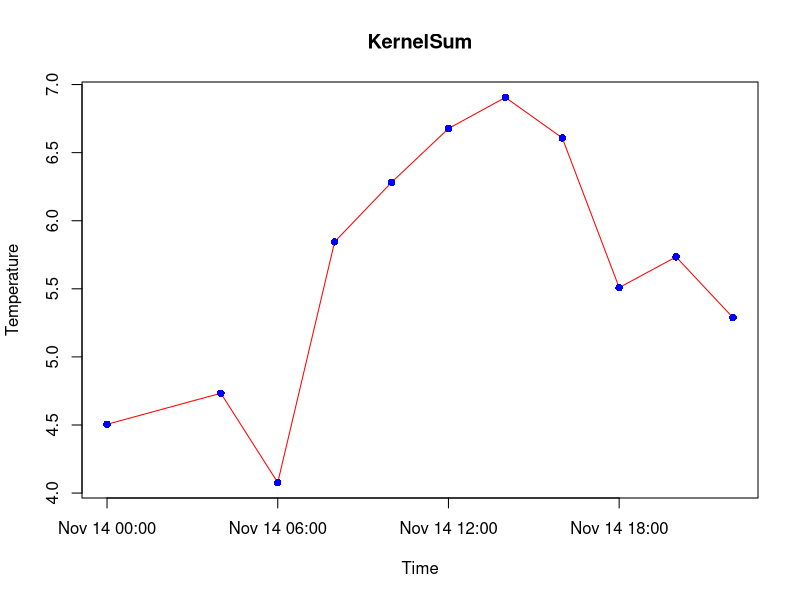
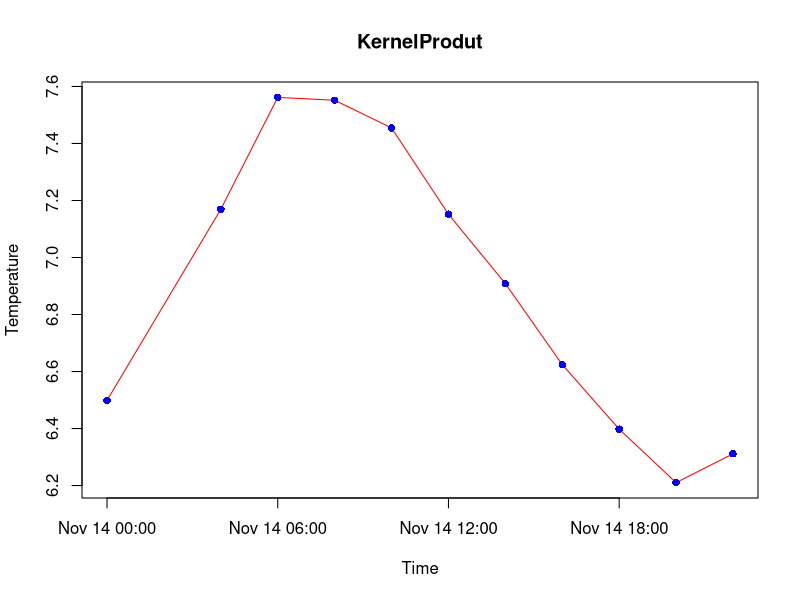

Recreate these plots in R, in order.
## ---- chunk 1
data_sum <- data.frame(times =c("00:00:00","04:00:00","06:00:00","08:00:00",                           "10:00:00","12:00:00","14:00:00","16:00:00","18:00:00","20:00:00","22:00:00"),
    predictions = c(4.50532804549835,4.733285424094405, 4.076995491109113, 
                    5.845333615138174, 6.28180101971014, 6.67694761038637, 
                    6.905568469560453, 6.608083518542613, 5.508976105500491, 
                    5.734415821025383, 5.28823548226495))
data_sum
plot(as.POSIXct(data_sum$times, format = "%H:%M:%OS"), data_sum$predictions, 
     type = "l",xlab = "Time", ylab = "Temperature",ylim = c(min(data_sum[,2]),
                            max(data_sum[,2])),col = "red",main = "KernelSum")
points(as.POSIXct(data_sum$times, format = "%H:%M:%OS"), 
       data_sum$predictions,pch = 16, col = "Blue")

## ---- chunk 2
data_prod <- data.frame(times =c("00:00:00","04:00:00","06:00:00","08:00:00",                             "10:00:00","12:00:00","14:00:00","16:00:00","18:00:00","20:00:00","22:00:00"),
        predictions = c(6.498692236622703,7.169261054362268, 7.561625069706348, 
                        7.551713833228718, 7.454437954920411, 7.151872603317839,
                        6.908274577922926, 6.624305429749916, 6.3977849160186615,
                        6.210323403629456, 6.3112739000415425))
data_prod
plot(as.POSIXct(data_prod$times, format = "%H:%M:%OS"), data_prod$predictions, 
     type = "l",xlab = "Time", ylab = "Temperature",ylim = c(min(data_prod[,2]),
                           max(data_prod[,2])),col ="red",main = "KernelProdut")
points(as.POSIXct(data_prod$times, format = "%H:%M:%OS"), data_prod$predictions,
       pch = 16, col = "Blue")
